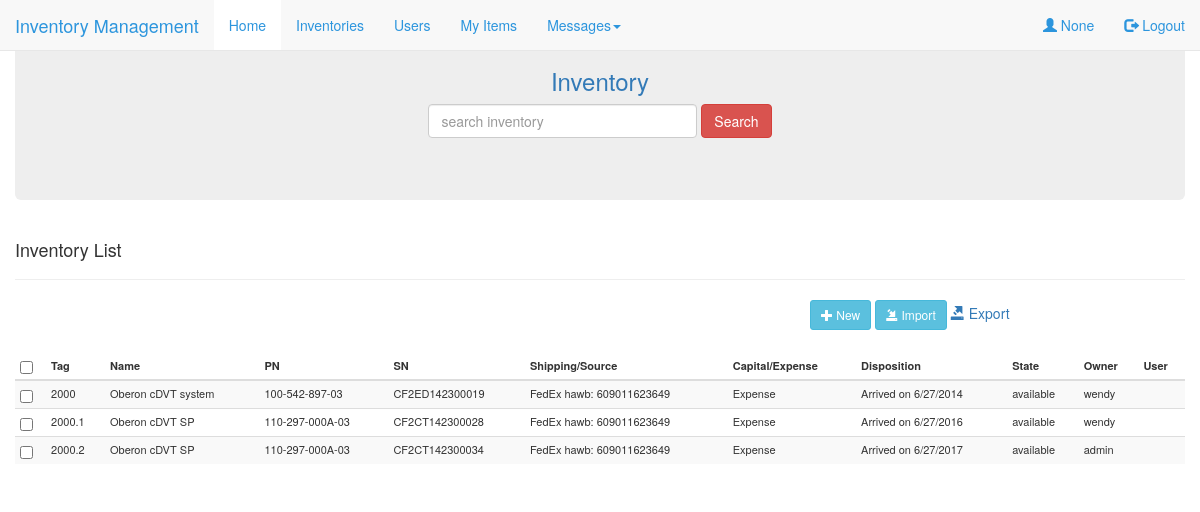
The page /home on the database its author committed.
### IM/model/Inventory.py (models this page shows, shortened)
class Inventory(db.Model):
    __searchable__ = ['tag', 'name']
    id = db.Column(db.Integer, primary_key = True, autoincrement=True)
    tag = db.Column(db.String(64), index=True)
    name = db.Column(db.String(64), index=True)
    PN = db.Column(db.String(64), index=True)
    SN = db.Column(db.String(64), unique=True, index=True)
    shipping = db.Column(db.String(64))
    capital = db.Column(db.String(64))
    disposition = db.Column(db.String(128))
    state = db.Column(db.String(64), index=True)
    owner = db.Column(db.String(64), db.ForeignKey('user.username'))
    user = db.Column(db.String(64))

### IM/router/app_route.py (the view)
@app.route('/home', methods=['GET'])
def home():
    return render_template('inventory.html',
                            name = session.get('username'),
                            invs = InvDao.get_all_invs(),
                            title = "Hello",
                            task = "inventory")

### IM/dao/InvDao.py (called while the page is built)
    @staticmethod
    def get_all_invs():
        return Inventory.query.all()

### IM/templates/inventory.html (shortened to what this page needs)
{% extends "index.html" %}
{% block showcontent %}
<div class="container-fluid mainbody">
	<div class="jumbotron text-center">
		<h3><a href="{{url_for('inventory')}}">Inventory </a></h3>
		<form class="form-inline" action="{{ url_for('search_inventory') }}" method="post">
				<input type="text" class="form-control" size="30" placeholder="search inventory" name="search-string" id="search-inventory"></input>
				<button type="submit" class="btn btn-danger" id="search-inventory-btn">Search</button>
		</form>
	</div>
	<div id="inventory-list">
		<div class="page-header">
    			<h4>Inventory List</h4>
 		</div>
 		<div class="container-fluid">
				<div class="row">
					<div class="col-sm-8">
					</div>
					<div class="col-sm-4">
						<button type="button" class="btn btn-info btn-sm new-btn">
							<span class="glyphicon glyphicon-plus"></span> New
						</button>
						<button type="button" class="btn btn-info btn-sm import-btn">
							<span class="glyphicon glyphicon-import"></span> Import
						</button>
						<a href="/static/export_file/export.xls" download="export" id="export-excel">
		        			<span class="glyphicon glyphicon-export"></span> Export
						</a>
					</div>
				</div>
			</div>
			<table class="table table-condensed table-striped inventory-table">
				<thead>
					<tr>
						<th><input type="checkbox" id="check-head"/></th>
						<th>Tag</th>
						<th>Name</th>
						<th>PN</th>
			        	<th>SN</th>
			        	<th>Shipping/Source</th>
			        	<th>Capital/Expense</th>
			        	<th>Disposition</th>
			        	<th>State</th>
			        	<th>Owner</th>
			        	<th>User</th>
					</tr>
				</thead>
				<tbody>
				{% for inv in invs %}
					<tr>
						<td><input type="checkbox" class="check-item"/></td>
						<td>{{inv.tag}}</td>
						<td>{{inv.name}}</td>
						<td>{{inv.PN}}</td>
						<td>{{inv.SN}}</td>
						<td>{{inv.shipping}}</td>
						<td>{{inv.capital}}</td>
						<td>{{inv.disposition}}</td>
						<td>{{inv.state}}</td>
						<td>{{inv.owner}}</td>
						<td>{{inv.user}}</td>
					</tr>
				{% endfor %}
				</tbody>
			</table>
	</div>
</div>
{% endblock %}

### IM/templates/index.html (shortened to what this page needs)
{% extends "base.html" %}
{% block content %}
<nav class="navbar navbar-default navbar-fixed-top">
  <div class="container-fluid">
    <div class="navbar-header">
      <a class="navbar-brand" href="#">Inventory Management</a>
    </div>
    <ul class="nav navbar-nav">
      <li class="active"><a href="{{url_for('home')}}">Home</a></li>
      <li><a href="{{url_for('inventory')}}">Inventories</a></li>
      <li><a href="#">Users</a></li>
      <li><a href="#">My Items</a></li>
      <li class="dropdown">
      	<a class="dropdown-toggle" data-toggle="dropdown" href="#">Messages<span class="caret"></span>
      	</a>
      </li>
    </ul>
    <ul class="nav navbar-nav navbar-right">
      <li><a href="#" id="username"><span class="glyphicon glyphicon-user"></span> {{name}}</a></li>
      <li><a href="/login"><span class="glyphicon glyphicon-log-out"></span> Logout</a></li>
    </ul>
  </div>
</nav>
<div>
	{% if task == 'inventory' %}
		{% block showcontent %}{% endblock %}
	{% endif %}
{% endblock %}

### IM/templates/base.html (shortened to what this page needs)
<html>
	<head id="header" role="banner">
    	<link href="{{url_for('static', filename='css/style.css')}}" rel='stylesheet'>
    	<link href="{{url_for('static', filename='css/login.css')}}" rel='stylesheet'>
		<link rel="stylesheet" href="{{url_for('static', filename='css/bootstrap.min.css')}}">
    	<link rel="stylesheet" href="{{url_for('static', filename='css/jquery-ui.min.css')}}"></script>
	</head>
  	<body>
	    {% block content %}{% endblock %}
	</body>
</html>

### IM/static/css/style.css (style rules this page uses)
.table { font-size: 11px; }
.inventory-table, .inventory-search-table { margin-top: 2em; }
.navbar li a, .navbar .navbar-brand { color: #2c95dd !important; }
.navbar-nav li a:hover, .navbar-nav li.active a { color: #2c95dd !important; background-color: #fff !important; }

### rows shown on the page
Inventory: tag "2000", name "Oberon cDVT system", PN "100-542-897-03", SN "CF2ED142300019", shipping "FedEx hawb: 609011623649", capital "Expense", disposition "Arrived on 6/27/2014", state "available", owner "wendy"
Inventory: tag "2000.1", name "Oberon cDVT SP", PN "110-297-000A-03", SN "CF2CT142300028", shipping "FedEx hawb: 609011623649", capital "Expense", disposition "Arrived on 6/27/2016", state "available", owner "wendy"
Inventory: tag "2000.2", name "Oberon cDVT SP", PN "110-297-000A-03", SN "CF2CT142300034", shipping "FedEx hawb: 609011623649", capital "Expense", disposition "Arrived on 6/27/2017", state "available", owner "admin"

### other values the page prints
{{ name }} "None"
